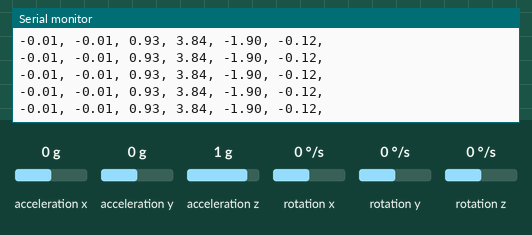
This sketch was run on a simulated Arduino Mega 2560, built with avr-gcc and run on an emulated ATmega2560. Parts: the last lines printed to the serial monitor. Inputs (shaded band) come from the test bench; at power-on: rotation x 0 °/s, acceleration x 0 g, acceleration y 0 g, acceleration z 1 g, rotation y 0 °/s, rotation z 0 °/s.

Above: at 7.2 s.
7.3 s: rotation x set to 5 °/s
At 8.2 s:
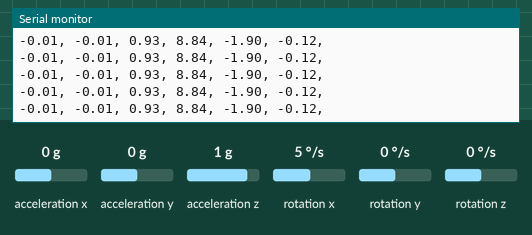
10.3 s: rotation x set to 8 °/s
At 10.9 s:
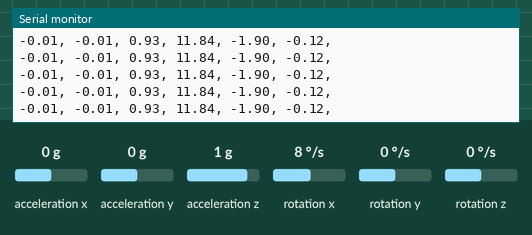
Timing chart, 0 to 13.3 s (numbered marks = the images above; inputs shaded):
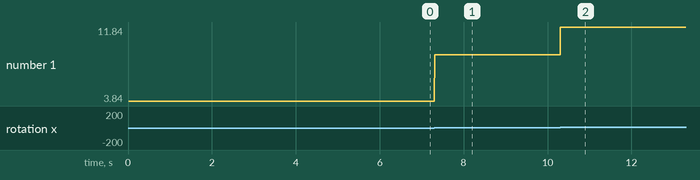

The sketch:

MPU6050_read.ino
```cpp
#include"Wire.h"
#include"I2Cdev.h"
#include"MPU6050.h"

#define ExtResetPin 23

MPU6050 mpu;
float imu[6];
int16_t ax, ay, az, gx, gy, gz;
float gx_offset = -502.42;
float gy_offset = 248.72;
float gz_offset = 15.75;
float ax_offset = 140.79;
float ay_offset = 122.76;
float az_offset = 1219.97;
float gyro_sen = 131.0;
float acc_sen = 16384.0;

void setup() {
  pinMode(ExtResetPin, OUTPUT);
  digitalWrite(ExtResetPin, LOW);
  delay(10);
  digitalWrite(ExtResetPin, HIGH);

  Serial.begin(115200);
  Wire.begin();
  mpu.initialize();
  mpu.setRate(400);
  Serial.println(mpu.testConnection() ? "MPU6050 connection successful" : "MPU6050 connection failed");
}

void loop() {
  mpu.getMotion6(&ax, &ay, &az, &gx, &gy, &gz);
  imu[0] = (ax - ax_offset) / acc_sen;
  imu[1] = (ay - ay_offset) / acc_sen;
  imu[2] = (az - az_offset) / acc_sen;
  imu[3] = (gx - gx_offset) / gyro_sen;
  imu[4] = (gy - gy_offset) / gyro_sen;
  imu[5] = (gz - gz_offset) / gyro_sen;
  for(int i = 0; i < 6; i ++){
    Serial.print(imu[i]);   Serial.print(", ");
  }
  Serial.println();
}
```

Measured:
- after the input at 7.3 s, the serial monitor: prints a new line at once (image 1)
- after the input at 10.3 s, the serial monitor: prints a new line at once (image 2)
- plotted number 1: 3.84 → 8.84 after the input at 7.3 s, 8.84 → 11.84 after the input at 10.3 s
